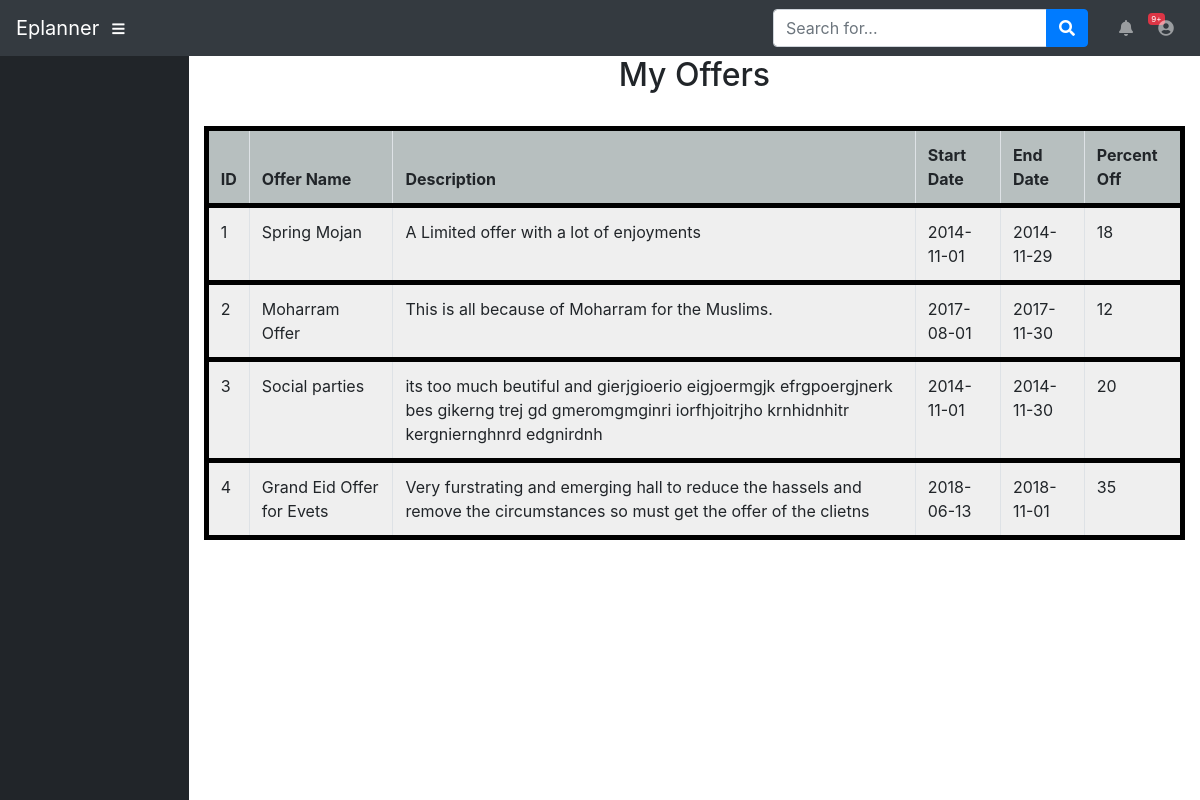
The page /myoffers.php on the database its author committed.
### tables this page shows
CREATE TABLE `offers` (
  `oid` int(11) NOT NULL,
  `oname` varchar(25) NOT NULL,
  `description` varchar(150) NOT NULL,
  `sdate` date NOT NULL,
  `edate` date NOT NULL,
  `bid` int(11) NOT NULL,
  `poff` int(11) NOT NULL
);

### myofferssidebar.php (the view, shortened to what this page needs)
<div id="wrapper">
      <ul class="sidebar navbar-nav">
      </ul>
<div class="container">
    <h2 style="text-align: center;">My Offers</h2><br>
<table class="table table-bordered">
    <thead>
      <tr class="active" style="background-color: #6777;">
            <th>ID</th>
            <th>Offer Name</th>
            <th>Description</th>
            <th>Start Date</th>
            <th>End Date</th>
            <th>Percent Off</th>
        </tr>
    </thead>
    <tbody style="background-color: #1111;">
    <?php
        include 'conn.php';
        $sql=mysqli_query($conn, "SELECT * FROM offers");
        while($row=mysqli_fetch_array($sql))
        {
    ?>
    <tr>
        <td><?php echo $row['oid'];?></td>
        <td><?php echo $row['oname'];?></td>
        <td><?php echo $row['description'];?></td>
        <td><?php echo $row['sdate'];?></td>
        <td><?php echo $row['edate'];?></td>
        <td><?php echo $row['poff'];?></td>
    </tr>
    <?php   }?>
    </tbody>
</table>
  </div>
    </div>

### css/sb-admin.css (style rules this page uses)
html { position: relative; min-height: 100%; }
body { height: 100%; }
#wrapper { display: -webkit-box; display: -ms-flexbox; display: flex; }
.sidebar { width: 90px !important; background-color: #212529; min-height: calc(100vh - 56px); }
@media (min-width: 768px) { .sidebar { width: 225px !important; } }
:root { --input-padding-x: 0.75rem; --input-padding-y: 0.75rem; }

### myoffers.php (style rules this page uses)
table,tr,th,td { border: 5px solid black; }

### rows shown on the page
offers: oid "1", oname "Spring Mojan", description "A Limited offer with a lot of enjoyments", sdate "2014-11-01", edate "2014-11-29", poff "18"
offers: oid "2", oname "Moharram Offer", description "This is all because of Moharram for the Muslims.", sdate "2017-08-01", edate "2017-11-30", poff "12"
offers: oid "3", oname "Social parties", description "its too much beutiful and gierjgioerio eigjoermgjk efrgpoergjnerk bes gikerng trej gd gmeromgmginri iorfhjoitrjho krnhidnhitr kergniernghnrd edgnirdnh", sdate "2014-11-01", edate "2014-11-30", poff "20"
offers: oid "4", oname "Grand Eid Offer for Evets", description "Very furstrating and emerging hall to reduce the hassels and remove the circumstances so must get the offer of the clietns", sdate "2018-06-13", edate "2018-11-01", poff "35"
